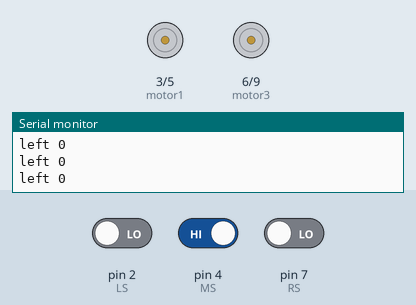
Simulated run of this sketch. Board: Arduino Uno, built with avr-gcc and run on an emulated ATmega328P. Shown: motor-driver pin pairs drawn as motors (green arrow = first pin HIGH = forward, orange = second pin HIGH = backward, longer = more drive), the last lines printed to the serial monitor. The test bench sets the inputs (shaded band); at power-on: pin 7 (RS) LOW, pin 4 (MS) HIGH, pin 2 (LS) LOW.

Above: at 1.2 s.
1.3 s: pin 7 (RS) driven HIGH
At 2.5 s:
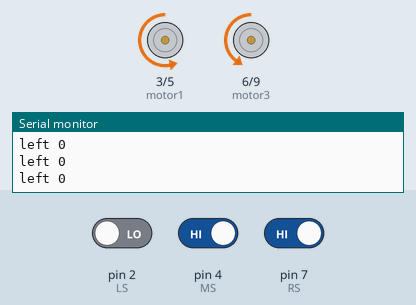
2.8 s: pin 4 (MS) driven LOW
At 3.9 s:
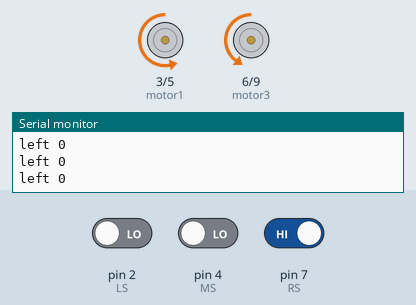
4.3 s: pin 2 (LS) driven HIGH
At 5.0 s:
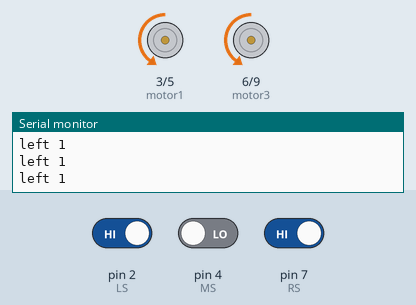
7.3 s: pin 7 (RS) driven LOW
At 8.5 s:
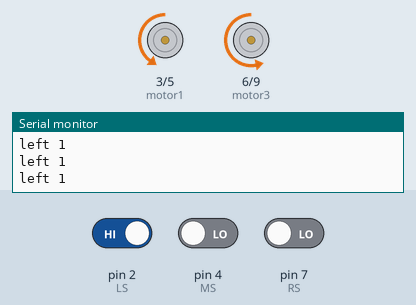
8.8 s: pin 4 (MS) driven HIGH
At 9.6 s:
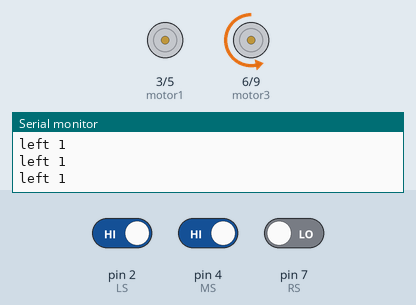
Timing chart, 0 to 11.3 s (numbered marks = the images above; inputs shaded):
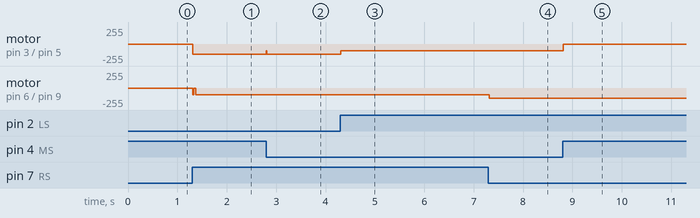

The sketch:

lll.ino
```cpp
byte motor1 = 3, motor2 = 5, motor3 = 6, motor4 =9 , echo = 10 , trig = 11 ,x=0,RS=7, LS=2, MS =4, left = 0, right = 0 , med = 0,pr=1,pl=1,pm=1;
float take =0 ,give = 0 ;
char state;
void setup() {
  // put your setup code here, to run once:
Serial.begin(9600);
pinMode(motor1,OUTPUT);
pinMode(motor2,OUTPUT);
pinMode(motor3,OUTPUT);
pinMode(motor4,OUTPUT);
pinMode(echo,INPUT);
pinMode(RS,INPUT) ;
pinMode(LS,INPUT) ;
pinMode(MS,INPUT) ;
pinMode(trig,OUTPUT);
}
void forward()
{
  digitalWrite(motor1,LOW);
    analogWrite(motor2,100);
    digitalWrite(motor3,LOW);
    analogWrite(motor4,100);
}
void loop() {
  // put your main code here, to run repeatedly:
  left = digitalRead(LS);
  right = digitalRead(RS);
  med = digitalRead(MS);
  Serial.print ("left " );
  Serial.println (left);
//  Serial.print ("right" );
//  Serial.println (right );
//  Serial.print ("center" );
//  Serial.println (med );
 if( (left && right && !med) == 1)     //FOrward
  forward();

  if ( (left && med && !right  ) == 1 )   //right
  {
    digitalWrite(motor1,LOW);
    analogWrite(motor2,0);
    digitalWrite(motor3,LOW);
    analogWrite(motor4,150);
  }

  if( (right && med  && !left )  == 1 )     //left
  {
    while (1)
    {
    digitalWrite(motor1,LOW);
    analogWrite(motor2,150);
    digitalWrite(motor3,LOW);
    analogWrite(motor4,0);
    if ( digitalRead(MS) == 0)
    {
    forward();
    break;}
    if ( digitalRead (LS) == 0)
    {
      digitalWrite(motor1,LOW);
    analogWrite(motor2,150);
    digitalWrite(motor3,LOW);
    analogWrite(motor4,100);
    break;
    }
    }
  }
  if ( ( right && !left && !med ) == 1 )
  {
    digitalWrite(motor1,LOW);
    analogWrite(motor2,150);
    digitalWrite(motor3,LOW);
    analogWrite(motor4,100);
  }
  if ( ( left && !right && !med ) == 1 )
  {
    digitalWrite(motor1,LOW);
    analogWrite(motor2,100);
    digitalWrite(motor3,LOW);
    analogWrite(motor4,150);
  }
  if( (right && left && med) == 1 )     //stop
  {
    digitalWrite(motor1,LOW);
    digitalWrite(motor2,LOW);
    digitalWrite(motor3,LOW);
    digitalWrite(motor4,LOW);
  }
}
```

Measured:
- after the input at 1.3 s, motor on pin 3 (motor1) / pin 5 (motor2): stopped → backward 150/255 at once; motor on pin 6 (motor3) / pin 9 (motor4): stopped → backward 100/255 at once
- after the input at 2.8 s, motor on pin 3 (motor1) / pin 5 (motor2): backward 150/255 → backward 100/255 at once, → backward 150/255 0.01 s later
- after the input at 4.3 s, motor on pin 3 (motor1) / pin 5 (motor2): backward 150/255 → backward 100/255 at once
- after the input at 7.3 s, motor on pin 6 (motor3) / pin 9 (motor4): backward 100/255 → backward 150/255 at once
- after the input at 8.8 s, motor on pin 3 (motor1) / pin 5 (motor2): backward 100/255 → stopped at once
